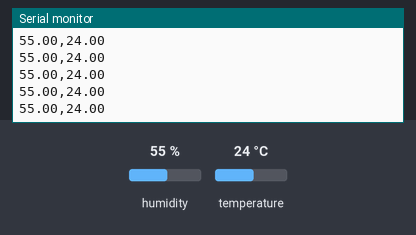
Bench run of a sketch on a simulated Arduino Uno, built with avr-gcc and run on an emulated ATmega328P. Shown: the last lines printed to the serial monitor. Inputs (shaded band) come from the test bench; at power-on: humidity 55 %, temperature 24 °C.

Above: at 2.8 s.
2.9 s: humidity set to 22 %
At 4.4 s:
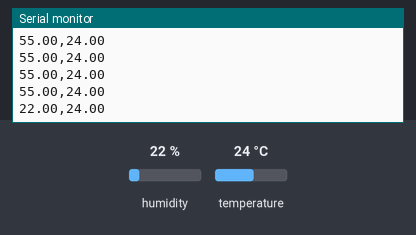
5.6 s: temperature set to 12 °C
At 5.6 s:
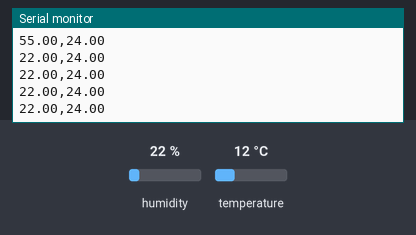
8.3 s: humidity set to 40 %
At 8.9 s:
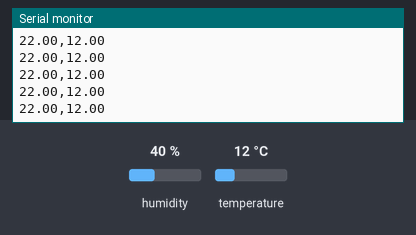
Timing chart, 0 to 11.3 s (numbered marks = the images above; inputs shaded):
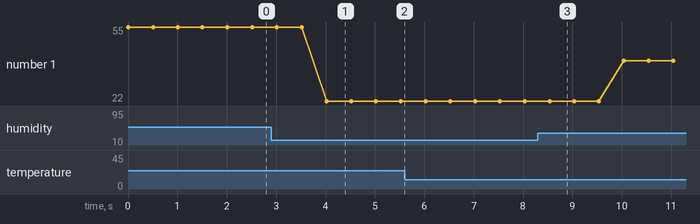

The sketch:

sketch_jan02a.ino
```cpp
#include "DHT.h"
#define DHTPIN 2
#define DHTTYPE DHT22
DHT dht(DHTPIN, DHTTYPE);
void setup() {
  Serial.begin(115200);
  dht.begin();

}

void loop() {
  float h = dht.readHumidity();
  float t = dht.readTemperature();
  float f = dht.readTemperature(true);
  String dhtData = String(h)+","+String(t);
  Serial.println(dhtData);
  delay(500);
}
```

Measured:
- after the input at 2.9 s, the serial monitor: prints a new line after 1.1 s (image 1)
- plotted number 1: 55 → 22 after the input at 2.9 s, 22 → 40 after the input at 8.3 s
